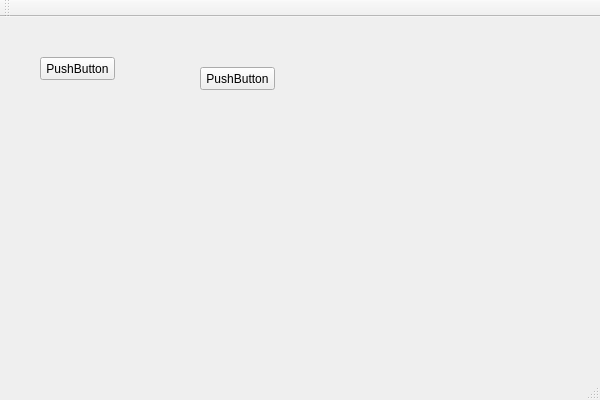
<?xml version="1.0" encoding="UTF-8"?>
<ui version="4.0">
 <class>TestQtClass</class>
 <widget class="QMainWindow" name="TestQtClass">
  <property name="geometry">
   <rect>
    <x>0</x>
    <y>0</y>
    <width>600</width>
    <height>400</height>
   </rect>
  </property>
  <property name="windowTitle">
   <string>TestQt</string>
  </property>
  <widget class="QWidget" name="centralWidget">
   <widget class="QPushButton" name="pushButton">
    <property name="geometry">
     <rect>
      <x>40</x>
      <y>40</y>
      <width>75</width>
      <height>23</height>
     </rect>
    </property>
    <property name="text">
     <string>PushButton</string>
    </property>
   </widget>
   <widget class="QPushButton" name="pushButton_2">
    <property name="geometry">
     <rect>
      <x>200</x>
      <y>50</y>
      <width>75</width>
      <height>23</height>
     </rect>
    </property>
    <property name="text">
     <string>PushButton</string>
    </property>
   </widget>
  </widget>
  <widget class="QMenuBar" name="menuBar">
   <property name="geometry">
    <rect>
     <x>0</x>
     <y>0</y>
     <width>600</width>
     <height>23</height>
    </rect>
   </property>
  </widget>
  <widget class="QToolBar" name="mainToolBar">
   <attribute name="toolBarArea">
    <enum>TopToolBarArea</enum>
   </attribute>
   <attribute name="toolBarBreak">
    <bool>false</bool>
   </attribute>
  </widget>
  <widget class="QStatusBar" name="statusBar"/>
 </widget>
 <layoutdefault spacing="6" margin="11"/>
 <resources>
  <include location="testqt.qrc"/>
 </resources>
 <connections/>
</ui>
